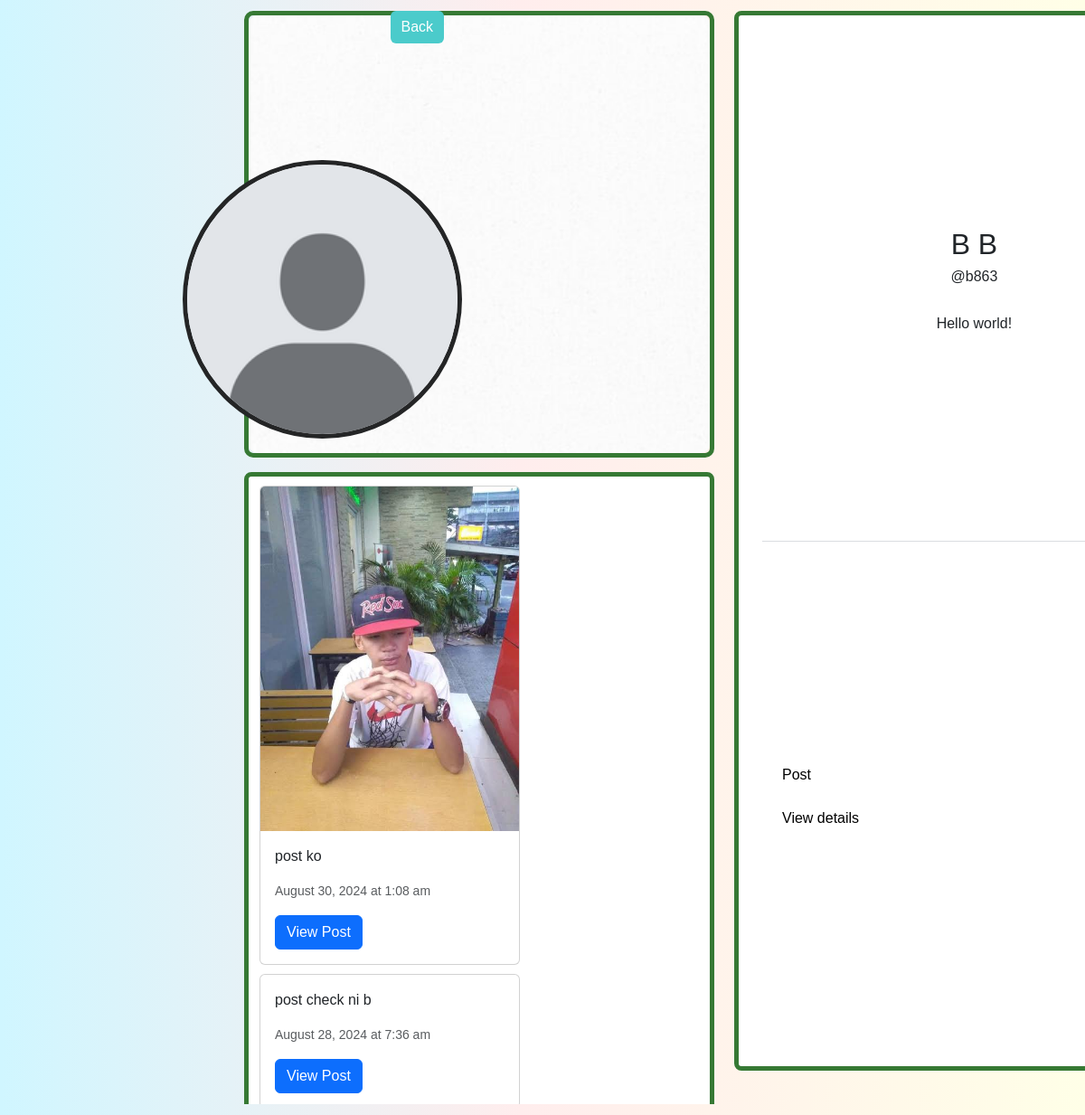
Screenshot of /users/other_profile.php?user_no=71 (signed in) with the database file from the repository.
### tables this page shows
CREATE TABLE `user_registration` (
  `user_no` int(11) NOT NULL,
  `user_ip` varchar(255) NOT NULL,
  `user_ID` varchar(255) NOT NULL,
  `email` varchar(255) NOT NULL,
  `student_no` varchar(13) NOT NULL,
  `fname` varchar(255) NOT NULL,
  `lname` varchar(255) NOT NULL,
  `bday` date NOT NULL,
  `gender` varchar(20) NOT NULL,
  `coverphoto` varchar(250) NOT NULL,
  `profilepicture` varchar(250) NOT NULL,
  `created_at` timestamp NOT NULL DEFAULT current_timestamp(),
  `updated_at` timestamp NOT NULL DEFAULT current_timestamp() ON UPDATE current_timestamp(),
  `user_password` varchar(255) NOT NULL
);

CREATE TABLE `posts` (
  `post_id` int(11) NOT NULL,
  `user_no` int(11) DEFAULT NULL,
  `relation` varchar(10) DEFAULT NULL,
  `services` varchar(10) DEFAULT NULL,
  `caption` text DEFAULT NULL,
  `postphoto` varchar(255) DEFAULT NULL,
  `timestamp` timestamp NOT NULL DEFAULT current_timestamp()
);

### include/profileincluded/otherusers/otherposts.php (the view, shortened to what this page needs)
<?php if (!empty($posts)): ?>
    <?php foreach ($posts as $post): ?>
        <?php
        $timestamp = htmlspecialchars($post['timestamp']);
        $postphoto = htmlspecialchars($post['postphoto']);
        $caption = htmlspecialchars($post['caption']);
        $dateTime = new DateTime($timestamp);
        $formattedDate = $dateTime->format('F j, Y');
        $formattedTime = $dateTime->format('g:i a');
        $hasText = !empty(trim($caption));
        $hasImage = !empty(trim($postphoto));
        ?>
        <div class="card" style="width: 18rem;">
            <?php if ($hasImage): ?>
                <img src="../include/posts_images/<?php echo $postphoto; ?>" class="card-img-top" alt="Post Image">
            <?php endif; ?>
            <div class="card-body">
                <?php if ($hasText): ?>
                    <p class="card-text"><?php echo nl2br(htmlspecialchars($caption)); ?></p>
                <?php endif; ?>
                <p class="card-text"><small class="text-muted"><?php echo $formattedDate . ' at ' . $formattedTime; ?></small></p>
                <a href="#" class="btn btn-primary">View Post</a>
            </div>
        </div>
    <?php endforeach; ?>
<?php else: ?>
    <p>No posts available.</p>
<?php endif; ?>

### users/other_profile.php (shortened to what this page needs)
<?php
require_once '../include/connect.php';
require_once '../functions/common_function.php';
require_once '../include/bootsrap.php';
$other_user_no = isset($_GET['user_no']) ? intval($_GET['user_no']) : null;
if ($other_user_no !== null) {
    $sql = "SELECT profilepicture, coverphoto FROM user_registration WHERE user_no = ?";
    $stmt = $con->prepare($sql);
    $stmt->bind_param("i", $other_user_no);
    $stmt->execute();
    $result = $stmt->get_result();
    if ($row = $result->fetch_assoc()) {
        $other_profilepicture = htmlspecialchars($row['profilepicture'], ENT_QUOTES, 'UTF-8');
        $other_coverphoto = htmlspecialchars($row['coverphoto'], ENT_QUOTES, 'UTF-8');
    } else {
        $other_profilepicture = 'profile.jpg';
        $other_coverphoto = 'default_coverphoto.jpg';
    }
} else {
    $other_profilepicture = 'profile.jpg';
    $other_coverphoto = 'default_coverphoto.jpg';
}
if ($other_user_no) {
    $posts = [];
    $query = "SELECT * FROM posts WHERE user_no = ? ORDER BY timestamp DESC";
    $stmt = $con->prepare($query);
    $stmt->bind_param('i', $other_user_no);
    $stmt->execute();
    $result = $stmt->get_result();
    while ($post = $result->fetch_assoc()) {
        $posts[] = $post;
    }
}
$showPosts = !isset($_GET['othereditdetails']);
?>
<!DOCTYPE html>
<html lang="en">
<head>
    <link rel="stylesheet" href="profile.css?v=1">
</head>
<body>
    <div class="container-fluid body" id="body">
        <div class="container-fluid bodyprof">
            <div class="container-fluid grid1"></div>
            <div class="container-fluid grid2">
                <div class="container-fluid gri1cont">
                    <div class="container-fluid header">
                        <div class="container-fluid imgcontainer">
                            <img src="../users/images/coverphoto/<?php echo htmlspecialchars($other_coverphoto); ?>" alt="Cover Photo" style="position:absolute;">
                        </div>
                        <div class="container-fluid profilecontainer">
                            <img src="../users/images/profilepicture/<?php echo htmlspecialchars($other_profilepicture); ?>" alt="Profile Photo">
                        </div>
                        <div class="container-fluid backbutton"><a href="../index.php?newsfeed=<?php echo urlencode($other_user_no); ?>"><button type="button" class="btn btn-primary"  style="background-color: #4BCBCB;border:none;">Back</button></a>
                        </div>
                    </div>
                    <div class="container-fluid sticky-top navbar">
                    </div>
                    <div class="container-fluid content">
                        <div class="container-fluid contcontent">
                            <?php
                            if ($showPosts) {
                                if (count($posts) > 0) {
                                    include '../include/profileincluded/otherusers/otherposts.php';
                                } else {
                                    echo "<div class='container-fluid nopostavailable'><p>No posts available</p></div>";
                                }
                            }
                            ?>
                        </div>
                    </div>
                </div>
            </div>
            <div class="container-fluid grid3">
                <div class="container-fluid rightnav">
                    <div class="container-fluid rightnavcont">
                        <div class="container-fluid displayprof">
                            <div class="container-fluid settingsicon">
                            </div>
                            <?php getName($other_user_no);  ?>
                            <div class="container-fluid ff">
                            </div>
                            <div class="container-fluid line"></div>
                            <?php
                            if ($other_user_no) {
                                include '../include/profileincluded/otherusers/otherfeauture.php';
                            } else {
                                echo "error";
                            }
                            ?>
                        </div>
                    </div>
                </div>
            </div>
            <div class="container-fluid grid4"></div>
        </div>
    </div>
                            <?php
                            if ($other_user_no) {
                                include '../include/profileincluded/otherusers/otherfeauture.php';
                            } else {
                                echo "error";
                            }
                            ?>
</body>
</html>

### functions/common_function.php (shortened to what this page needs)
<?php
function getName($user_no = null) {
    global $con;
    $query = "SELECT * FROM user_registration WHERE user_no = ?";
    $stmt = $con->prepare($query);
    $stmt->bind_param('i', $user_no);
    $stmt->execute();
    $result = $stmt->get_result();
    $profile = $result->fetch_assoc();
    if ($profile) {
        $fname = htmlspecialchars($profile['fname']);
        $lname = htmlspecialchars($profile['lname']);
        $user_ID = htmlspecialchars($profile['user_ID']);
        echo "
        <div class='container-fluid identity'>
          <div class='container-fluid name'>
            $fname $lname
          </div>
          <div class='container-fluid username'>
            $user_ID
          </div>
          <div class='container-fluid bio'>Hello world!</div>
        </div>
        ";
    } else {
        echo "Profile not found.";
    }
}
?>

### users/profile.css (style rules this page uses)
body { padding: 0; margin: 0; overflow-x: hidden; font-family: Arial, Helvetica, sans-serif; background: linear-gradient(89.9deg, rgb(208, 246, 255) 0.1%, rgb(255, 237, 237) 47.9%, rgb(255, 255, 231) 100.2%); }
.body { height: 100vh; padding: 0; margin: 0; display: flex; align-items: center; justify-content: center; }
.bodyprof { height: 98vh; width: 100%; grid-template-columns:2fr 4fr 2fr 1fr; display: grid; padding: 0; overflow-x: hidden; gap: 10px; padding: 0; }
.grid1,.grid2,.grid3,.grid4 { padding: 0; }
.gri1cont { height: 100%; width: 100%; padding: 0; }
.header { border-top-left-radius: 10px; border-top-right-radius: 10px; height: 40vh; width: 100%; padding: 0; border-radius: 10px; border: 5px solid #367934; }
.imgcontainer { position: relative; display: flex; width: 100%; height: 100%; border-top-left-radius: 10px; border-top-right-radius: 10px; padding: 0; }
.imgcontainer img { object-fit: cover; border-top-left-radius: 10px; border-top-right-radius: 10px; height: 100%; width: 100%; padding: 0; border-bottom-left-radius: 10px; border-bottom-right-radius: 10px; background-color: #fff; }
.profilecontainer { position: relative; border-radius: 50%; display: flex; width: 25vh; height: 25vh; border: 5px solid #242526; padding: 0; top: -67%; left: -34%; }
.profilecontainer img { padding: 0; height: 100%; width: 100%; object-fit: cover; padding: 0; border-radius: 50vh; }
.backbutton { position: absolute; padding: 0; top: 1vh; left: 35vh; color: #4BCBCB; }
.navbar { height: auto; width: 100%; display: flex; align-items: center; justify-content: space-evenly; }
.content { min-height: 50vh; height: auto; width: 100%; max-width: 90vh; border-radius: 8px; display: flex; padding: 0; justify-content: flex-start; background-color: #fff; border: 5px solid #367934; }
.contcontent { min-height: 50vh; height: auto; width: 100%; border-radius: 8px; max-width: 91vh; flex-wrap: wrap; display: flex; padding-top: 10px; padding-bottom: 10px; gap: 10px; }
.rightnav { position: fixed; height: 95vh; width: 45vh; border-radius: 8px; }
.rightnavcont { height: 100%; width: 100%; border-radius: 8px; padding: 0; background-color: #fff; border: 5px solid #367934; }
.displayprof { height: 100%; width: 100%; padding: 0; }
.follow,.line,.identity { height: 20%; width: 100%; padding: 0; }
.settingsicon { height: 10%; display: flex; align-items: center; justify-content: flex-end; padding-bottom: 0; }
.identity { height: 30%; display: flex; align-items: center; justify-content: center; flex-direction: column; }
.line { width: 90%; height: 1px; border-bottom: 1px solid #dadde1; }
.name { height: auto; width: 100%; display: flex; align-items: flex-start; justify-content: center; flex-wrap: wrap; font-size: 2rem; }
.username { height: 15%; width: 100%; display: flex; align-items: flex-start; justify-content: center; }
.bio { height: auto; min-width: 2vh; display: flex; align-items: center; flex-wrap: wrap; justify-content: center; font-size: 1rem; }
.ff { height: 10%; width: 100%; flex-direction: row; display: flex; justify-content: center; align-items: center; padding: 0; padding-top: 0; }

### rows the page displays
user_registration: coverphoto (placeholder picture), profilepicture (placeholder picture), fname "B", lname "B", user_ID "@b863"
posts: postphoto (picture), caption "post ko", timestamp "August 30, 2024", timestamp "1:08 am"
posts: caption "post check ni b", timestamp "August 28, 2024", timestamp "7:36 am"
